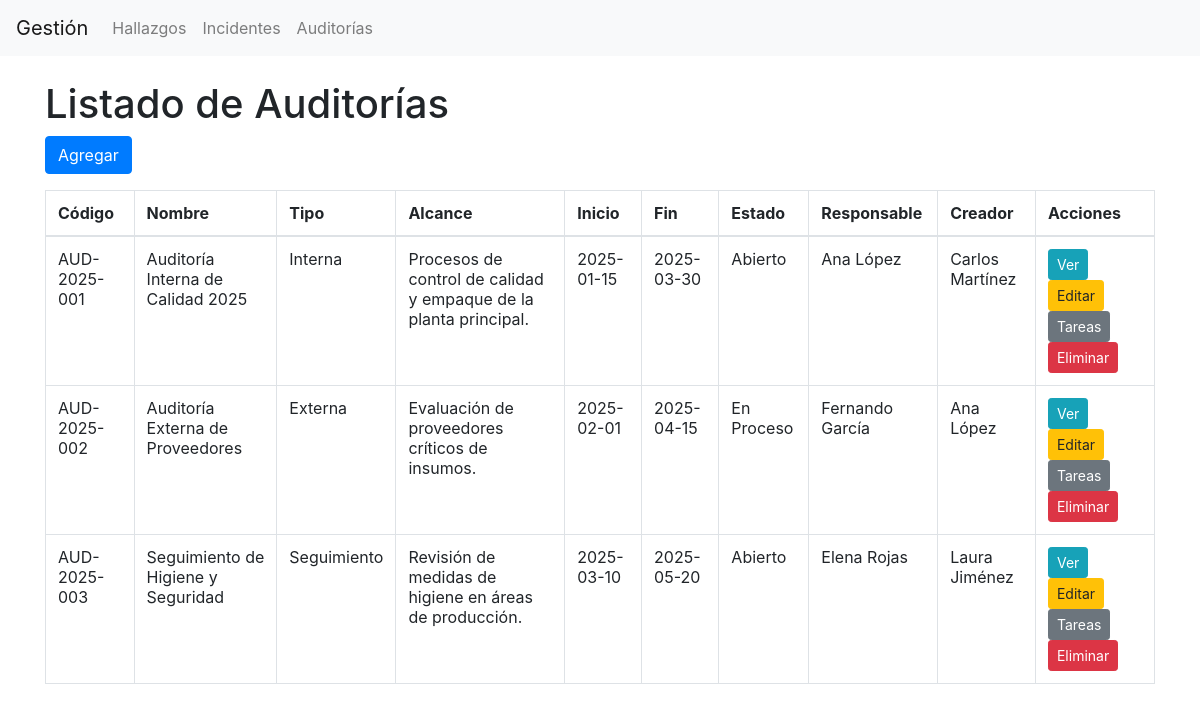
Page /index.php?entity=auditoria&action=index on the committed database.
### tables this page shows
CREATE TABLE PlanAuditoria (
    id INT AUTO_INCREMENT PRIMARY KEY,           
    codigo VARCHAR(50),                          
    nombre VARCHAR(150) NOT NULL,                
    alcance TEXT NOT NULL,                       
    justificacion TEXT,                          
    tipo_plan VARCHAR(50),                        
    costo_estimado DECIMAL(12,2),                
    fecha_inicio DATE,                           
    fecha_fin DATE,                              
    id_estado INT,                               
    id_responsable INT,                          
    id_usuario_creador INT,                      
    fecha_creacion TIMESTAMP DEFAULT CURRENT_TIMESTAMP,
    FOREIGN KEY (id_estado) REFERENCES Estado(id),
    FOREIGN KEY (id_responsable) REFERENCES Usuario(id),
    FOREIGN KEY (id_usuario_creador) REFERENCES Usuario(id)
);

CREATE TABLE Estado (
    id INT AUTO_INCREMENT PRIMARY KEY,   
    nombre VARCHAR(50) NOT NULL          
);

CREATE TABLE Usuario (
    id INT AUTO_INCREMENT PRIMARY KEY,   
    nombre VARCHAR(100) NOT NULL,        
    email VARCHAR(100) NOT NULL UNIQUE,  
    fecha_registro TIMESTAMP DEFAULT CURRENT_TIMESTAMP   
);

### controllers/AuditoriaController.php (called while the page is built, shortened)
<?php
require_once 'models/PlanAuditoriaModel.php';
class AuditoriaController {
    private $model;
    public function __construct($pdo) {
        $this->model = new PlanAuditoriaModel($pdo);
    }
    public function index() {
        $planes = $this->model->getAll();
        require 'views/auditoria/list.php';
    }
}
?>

### models/PlanAuditoriaModel.php (called while the page is built, shortened)
<?php
class PlanAuditoriaModel {
    private $pdo;
    public function __construct($pdo) {
        $this->pdo = $pdo;
    }
    public function getAll() {
        $stmt = $this->pdo->query("
            SELECT p.*, e.nombre as estado_nombre, r.nombre as responsable_nombre, c.nombre as creador_nombre
            FROM PlanAuditoria p
            LEFT JOIN Estado e ON p.id_estado = e.id
            LEFT JOIN Usuario r ON p.id_responsable = r.id
            LEFT JOIN Usuario c ON p.id_usuario_creador = c.id
        ");
        return $stmt->fetchAll(PDO::FETCH_ASSOC);
    }
}
?>

### views/auditoria/list.php (the view, shortened to what this page needs)
<?php include 'views/layout/header.php'; ?>
<!DOCTYPE html>
<html lang="es">
<head>
    <link rel="stylesheet" href="https://cdn.jsdelivr.net/npm/bootstrap@4.5.2/dist/css/bootstrap.min.css">
</head>
<body>
<div class="container mt-4">
    <h1>Listado de Auditorías</h1>
    <a href="index.php?entity=auditoria&action=create" class="btn btn-primary mb-3">Agregar</a>
    <table class="table table-bordered">
        <thead>
            <tr>
                <th>Código</th>
                <th>Nombre</th>
                <th>Tipo</th>
                <th>Alcance</th>
                <th>Inicio</th>
                <th>Fin</th>
                <th>Estado</th>
                <th>Responsable</th>
                <th>Creador</th>
                <th>Acciones</th>
            </tr>
        </thead>
        <tbody>
            <?php foreach ($planes as $plan): ?>
            <tr>
                <td><?= $plan['codigo'] ?></td>
                <td><?= $plan['nombre'] ?></td>
                <td><?= $plan['tipo_plan'] ?></td>
                <td><?= $plan['alcance'] ?></td>
                <td><?= $plan['fecha_inicio'] ?></td>
                <td><?= $plan['fecha_fin'] ?></td>
                <td><?= $plan['estado_nombre'] ?></td>
                <td><?= $plan['responsable_nombre'] ?></td>
                <td><?= $plan['creador_nombre'] ?></td>
                <td>
                    <a href="index.php?entity=auditoria&action=show&id=<?= $plan['id'] ?>" class="btn btn-info btn-sm">Ver</a>
                    <a href="index.php?entity=auditoria&action=edit&id=<?= $plan['id'] ?>" class="btn btn-warning btn-sm">Editar</a>
                    <a href="index.php?entity=auditoria&action=tareas&id=<?= $plan['id'] ?>" class="btn btn-secondary btn-sm">Tareas</a>
                    <a href="index.php?entity=auditoria&action=delete&id=<?= $plan['id'] ?>" class="btn btn-danger btn-sm" onclick="return confirm('¿Está seguro?')">Eliminar</a>
                </td>
            </tr>
            <?php endforeach; ?>
        </tbody>
    </table>
</div>
</body>
</html>

### rows in the picture
planauditoria: codigo "AUD-2025-001", nombre "Auditoría Interna de Calidad 2025", tipo_plan "Interna", alcance "Procesos de control de calidad y empaque de la planta principal.", fecha_inicio "2025-01-15", fecha_fin "2025-03-30", id_estado.nombre "Abierto", id_responsable.nombre "Ana López", id_usuario_creador.nombre "Carlos Martínez"
planauditoria: codigo "AUD-2025-002", nombre "Auditoría Externa de Proveedores", tipo_plan "Externa", alcance "Evaluación de proveedores críticos de insumos.", fecha_inicio "2025-02-01", fecha_fin "2025-04-15", id_estado.nombre "En Proceso", id_responsable.nombre "Fernando García", id_usuario_creador.nombre "Ana López"
planauditoria: codigo "AUD-2025-003", nombre "Seguimiento de Higiene y Seguridad", tipo_plan "Seguimiento", alcance "Revisión de medidas de higiene en áreas de producción.", fecha_inicio "2025-03-10", fecha_fin "2025-05-20", id_estado.nombre "Abierto", id_responsable.nombre "Elena Rojas", id_usuario_creador.nombre "Laura Jiménez"
